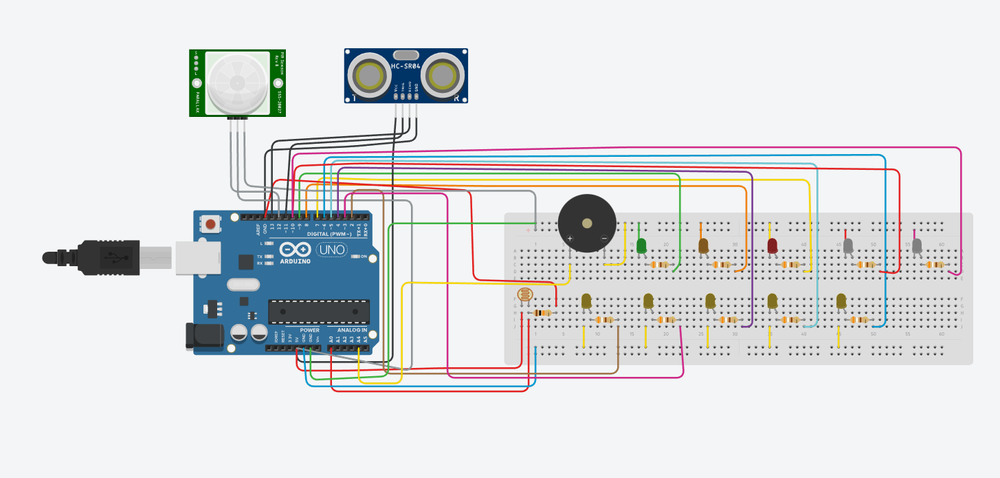
#> input picture Tinkercad-project-3/Tinkercad-project-3-main/circuit.png, 1000 x 478 px, shrunk from 1455 x 695 before the run, given in place of circuit.tif, which was not available
$ jupyter execute --allow-errors Lab4_Laplacian_Gaussian_Magnitude_Gradient.ipynb   (shell and % lines are left out)   (text cells are left out)
#> lines starting #> are read from the running program, lines starting #| are printed output that depends on the picture; pictures that were not available may be replaced by others from this repository, and a replacement may not be noted
[cell 1]
import gdown

# Replace the ID with the actual file ID from Google Drive link
#file_id = "1cd2g_6jt7Ccnv8IVNQdFL_jmVn4lep-n"
file_id_grey = "1x8Kc4E15jwqtQ90OjMbBj2kSN_Q0Zsm7"
gdown.download(f"https://drive.google.com/uc?id={file_id_grey}", "moon.jpg", quiet=False)
#> (this line was passed over: gdown is not available in this run)

[cell 2]
# Cell 1: Εισαγωγή Βασικών Βιβλιοθηκών
import cv2
import numpy as np
import matplotlib.pyplot as plt
from scipy.ndimage import generic_filter

# Για εμφάνιση εικόνων στο Colab
# Cell 2: Άσκηση 1

# Ανάγνωση της εικόνας (χρώμα) και μετατροπή σε RGB για εμφάνιση με matplotlib
f = cv2.imread('moon.jpg', cv2.IMREAD_COLOR)
#> (the rest of this cell did not finish here and is left out)

[cell 3]
import gdown

# Replace the ID with the actual file ID from Google Drive link
#file_id = "1cd2g_6jt7Ccnv8IVNQdFL_jmVn4lep-n"
file_id_grey = "10UXyMFm0X4KQxjM83x_Pc58rWfY2HAJV"
gdown.download(f"https://drive.google.com/uc?id={file_id_grey}", "circuit.tif", quiet=False)
#> (this line was passed over: gdown is not available in this run)

[cell 4]
# Cell 3: Άσκηση 2

# Ανάγνωση της εικόνας circuit.tif σε grayscale και κανονικοποίηση
a = cv2.imread('circuit.tif', cv2.IMREAD_GRAYSCALE)
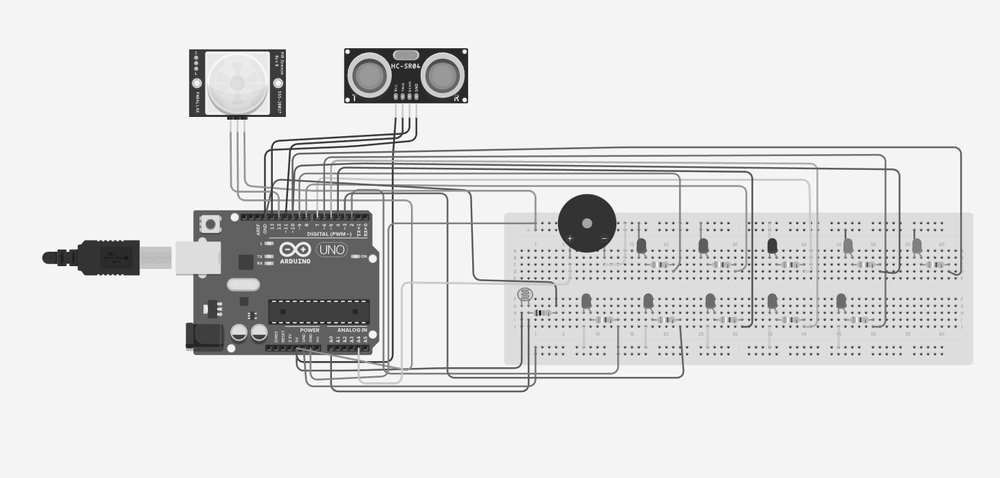
#> a: shape (478, 1000); min 0, max 255, mean 221.5
a = a.astype(np.float32) / 255.0

# Προσθήκη Gaussian θορύβου (μέση τιμή 0, διακύμανση 0.1)
noise = np.random.normal(0, np.sqrt(0.1), a.shape)
b = a + noise
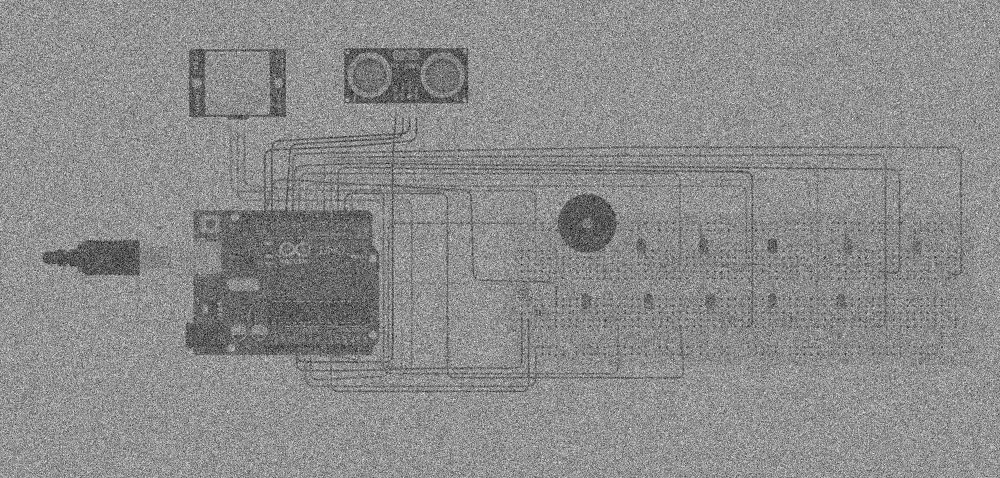
#> b: shape (478, 1000) float64; min -0.977, max 2.37, mean 0.869; drawn with min black and max white
b = np.clip(b, 0, 1)
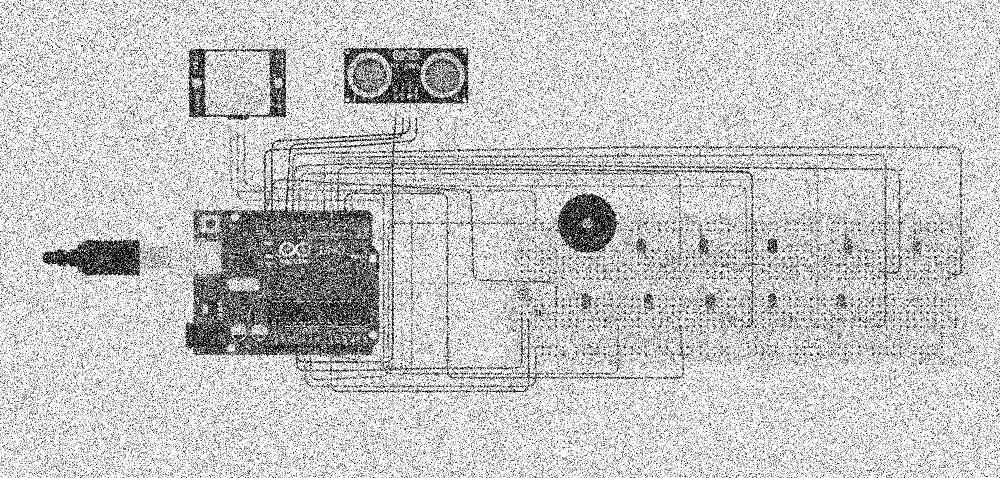
#> b: shape (478, 1000) float64; min 0, max 1, mean 0.785

plt.figure(figsize=(10,3))
plt.subplot(1,3,1)
plt.imshow(b, cmap='gray')
plt.title('Θορυβημένη Εικόνα')
plt.axis('off')

# Συνάρτηση για υπολογισμό γεωμετρικού μέσου (με προσθήκη μικρού epsilon για αποφυγή λογαρίθμων του 0)
def geo_mean_filter(window):
    eps = 1e-10
    return np.exp(np.mean(np.log(window + eps)))

# Εφαρμογή φίλτρου γεωμετρικού μέσου με παράθυρο 3x3
g1 = generic_filter(b, geo_mean_filter, size=3)
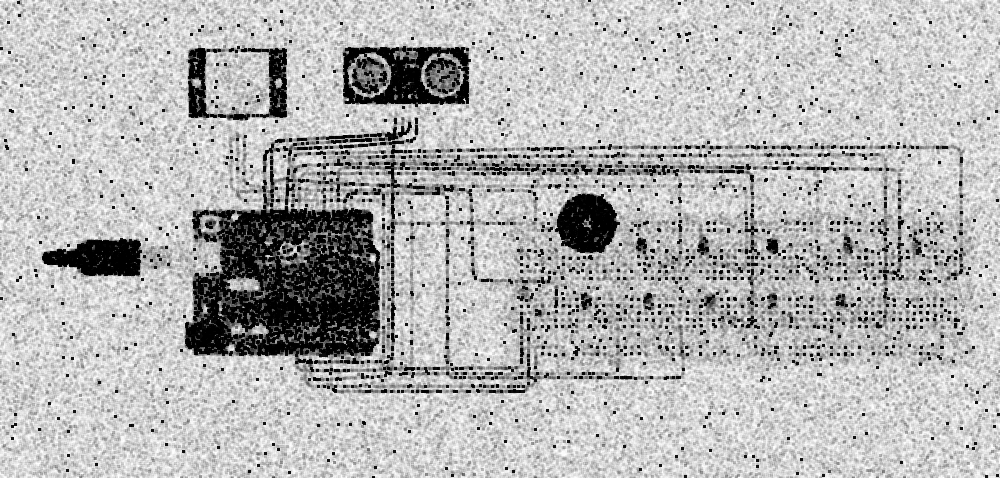
#> g1: shape (478, 1000) float64; min 9.03e-10, max 1, mean 0.709

plt.subplot(1,3,2)
plt.imshow(g1, cmap='gray')
plt.title('Γεωμετρικό Μέσο')
plt.axis('off')

# Εφαρμογή φίλτρου αritmιστικού μέσου (μέσος όρος με παράθυρο 3x3)
g2 = cv2.blur(b, (3,3))
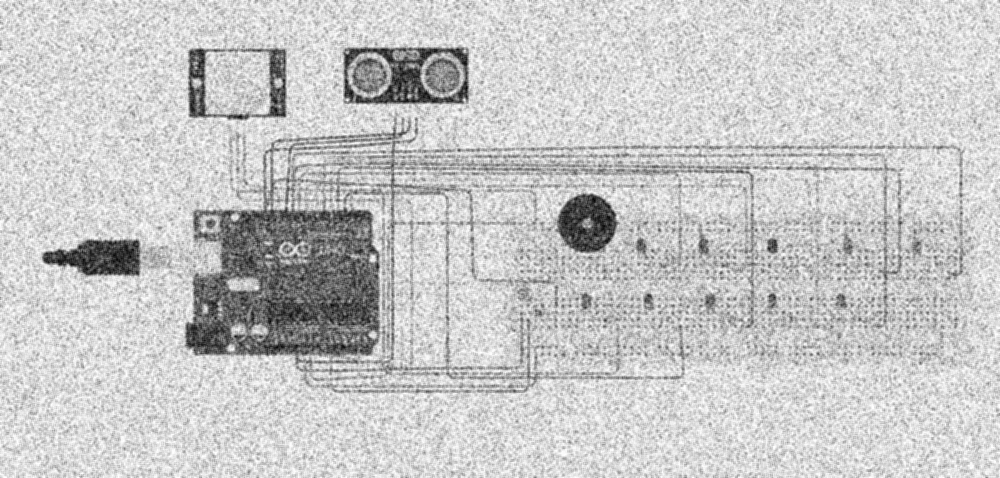
#> g2: shape (478, 1000) float64; min 0.00443, max 1, mean 0.785

plt.subplot(1,3,3)
plt.imshow(g2, cmap='gray')
plt.title('Αριθμητικό Μέσο')
plt.axis('off')

plt.show()

# Εμφάνιση της διαφοράς μεταξύ των δύο φίλτρων
diff = np.abs(g1 - g2)
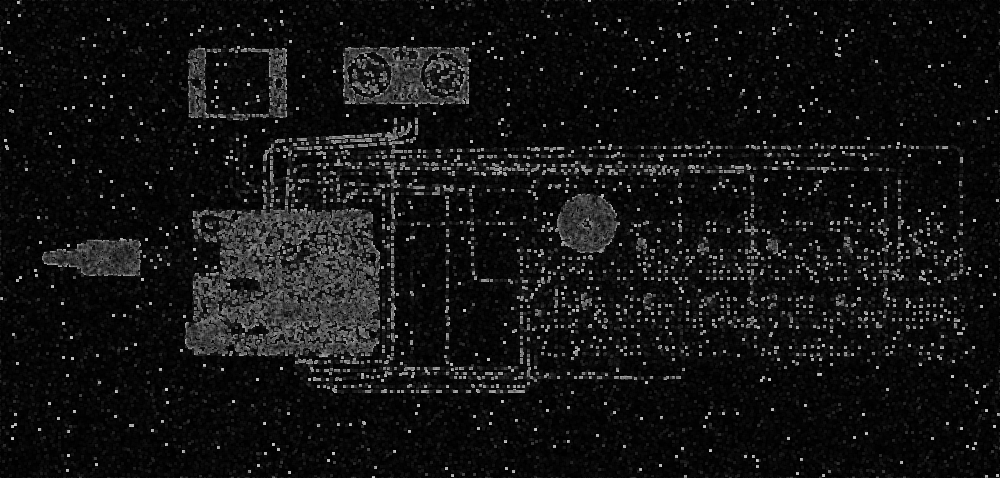
#> diff: shape (478, 1000) float64; min 2.69e-12, max 0.865, mean 0.0762
plt.figure(figsize=(4,3))
plt.imshow(diff, cmap='gray')
plt.title('Διαφορά Φίλτρων')
plt.axis('off')
plt.show()

[cell 5]
# Cell 4: Άσκηση 3

# Ανάγνωση της αρχικής εικόνας circuit.tif (σε grayscale) και κανονικοποίηση
a_orig = cv2.imread('circuit.tif', cv2.IMREAD_GRAYSCALE)
a_orig = a_orig.astype(np.float32) / 255.0

# Ορισμός του φίλτρου για οριζόντια διαφορά: h = [-1, 1]
h = np.array([-1, 1], dtype=np.float32)

# Υπολογισμός οριζόντιου και κάθετου gradient με χρήση cv2.filter2D
fx = cv2.filter2D(a_orig, -1, h.reshape(1, -1), borderType=cv2.BORDER_REPLICATE)
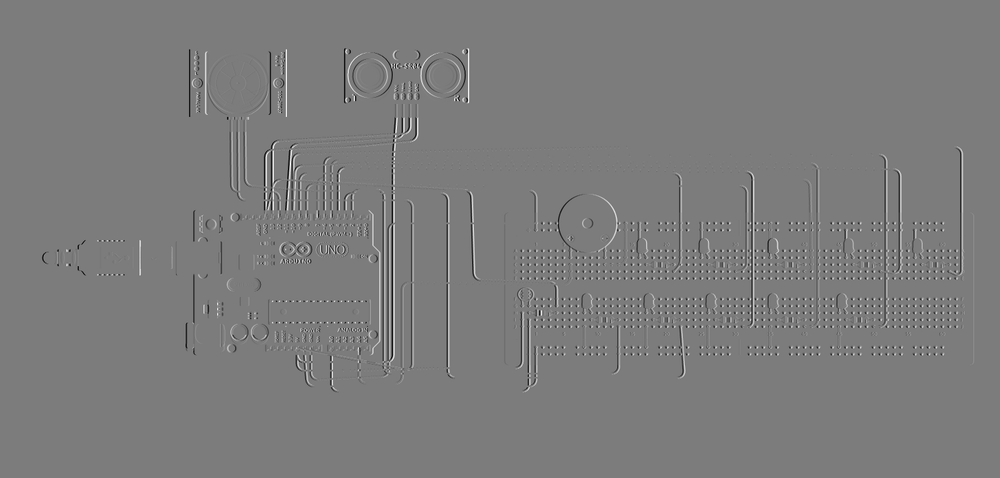
#> fx: shape (478, 1000) float32; min -0.722, max 0.761, mean 4.43e-12; drawn with min black and max white
fy = cv2.filter2D(a_orig, -1, h.reshape(-1, 1), borderType=cv2.BORDER_REPLICATE)
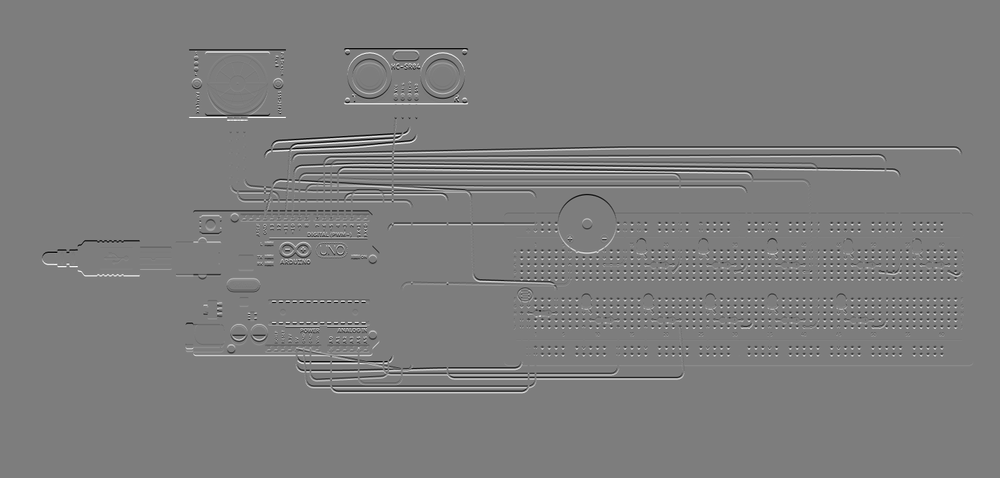
#> fy: shape (478, 1000) float32; min -0.729, max 0.749, mean 7.98e-12; drawn with min black and max white

# Υπολογισμός του μέτρου του gradient και κλιμάκωση σε 0-255
m = np.sqrt(fx**2 + fy**2)
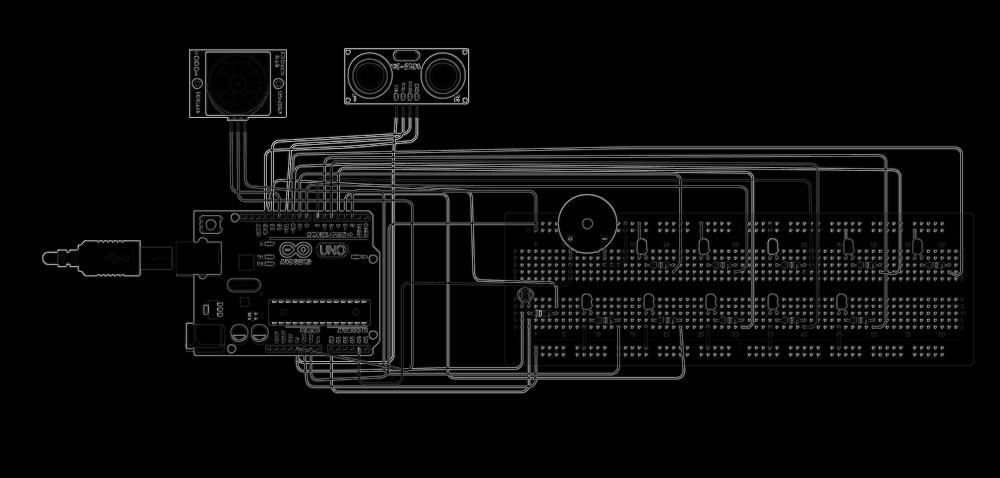
#> m: shape (478, 1000) float32; min 0, max 0.836, mean 0.039
m = np.clip(m * 255, 0, 255).astype(np.uint8)

plt.figure(figsize=(5,4))
plt.imshow(m, cmap='gray')
plt.title('Ανίχνευση Ακμών (Magnitude)')
plt.axis('off')
plt.show()

[cell 6]
import gdown

# Replace the ID with the actual file ID from Google Drive link
#file_id = "1cd2g_6jt7Ccnv8IVNQdFL_jmVn4lep-n"
file_id_grey = "1Ewguo7meX3rw3RDFb17jbAfWDT2JLIzl"
gdown.download(f"https://drive.google.com/uc?id={file_id_grey}", "lena_color.jpg", quiet=False)
#> (this line was passed over: gdown is not available in this run)

$ run again, with Small-Projects-in-Html-Css-Javascript/Small-Projects-in-Html-Css-Javascript-main/example1.png copied over Tinkercad-project-3/Tinkercad-project-3-main/circuit.png
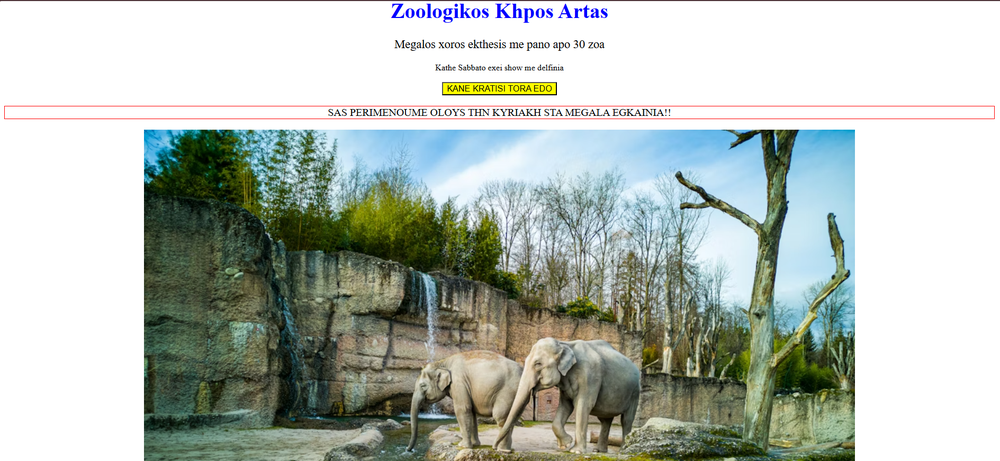
#> input picture Small-Projects-in-Html-Css-Javascript/Small-Projects-in-Html-Css-Javascript-main/example1.png, 1000 x 461 px, shrunk from 1889 x 871 before the run, given in place of circuit.tif, which was not available
#> `fy = cv2.filter2D(a_orig, -1, h.reshape(-1, 1), borderType=cv2.BORDER_..`:
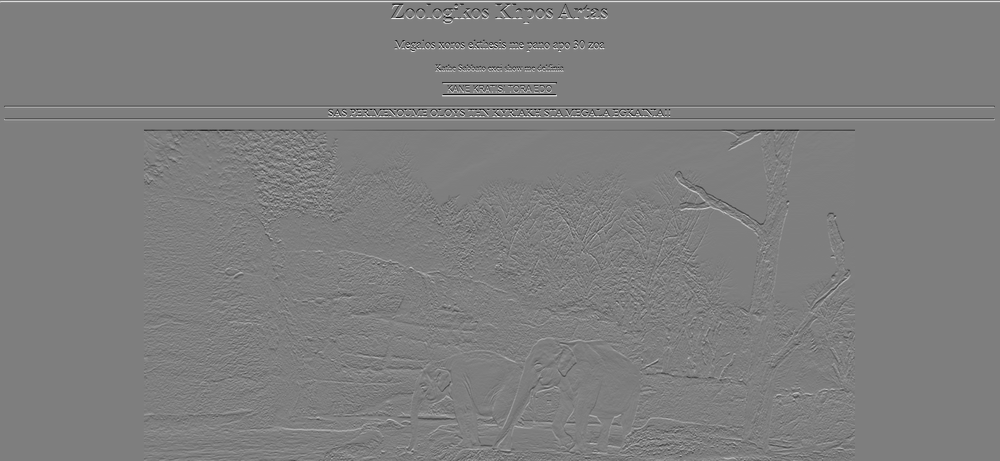
#> fy: shape (461, 1000) float32; min -0.91, max 0.918, mean 0.000731; drawn with min black and max white
#> `m = np.sqrt(fx**2 + fy**2)`:
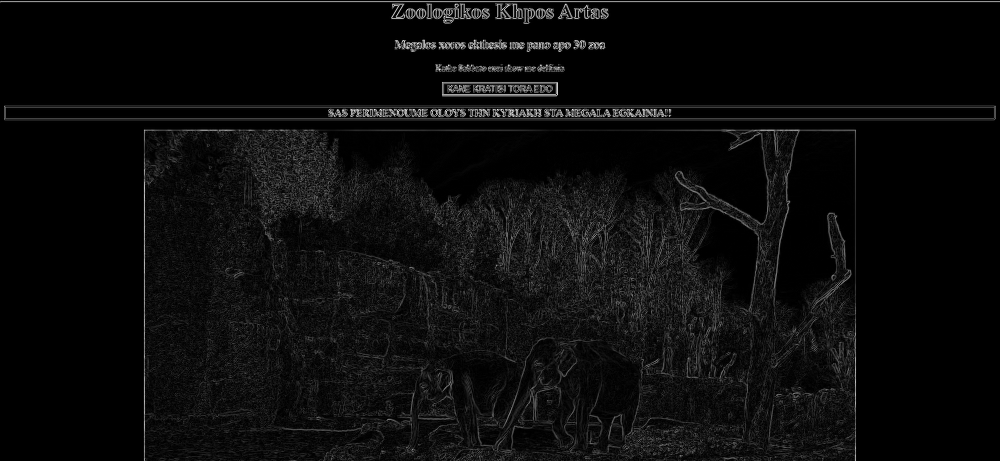
#> m: shape (461, 1000) float32; min 0, max 1.14, mean 0.0536; drawn with min black and max white

$ run again, with Small-Projects-in-Html-Css-Javascript/Small-Projects-in-Html-Css-Javascript-main/example10.png copied over Tinkercad-project-3/Tinkercad-project-3-main/circuit.png
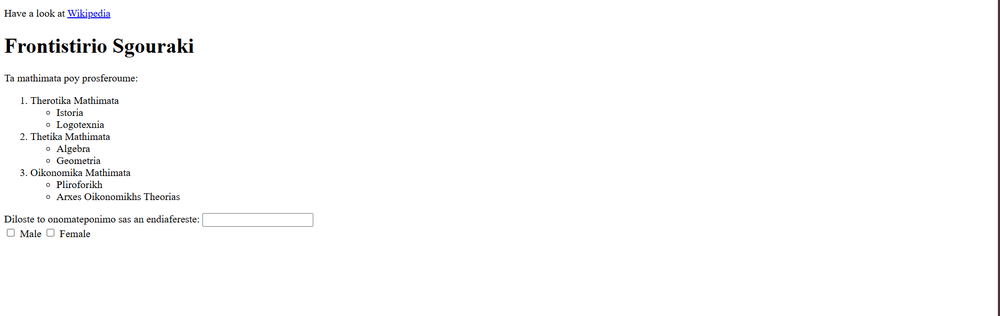
#> input picture Small-Projects-in-Html-Css-Javascript/Small-Projects-in-Html-Css-Javascript-main/example10.png, 1000 x 316 px, shrunk from 1912 x 605 before the run, given in place of circuit.tif, which was not available
#> `fy = cv2.filter2D(a_orig, -1, h.reshape(-1, 1), borderType=cv2.BORDER_..`:
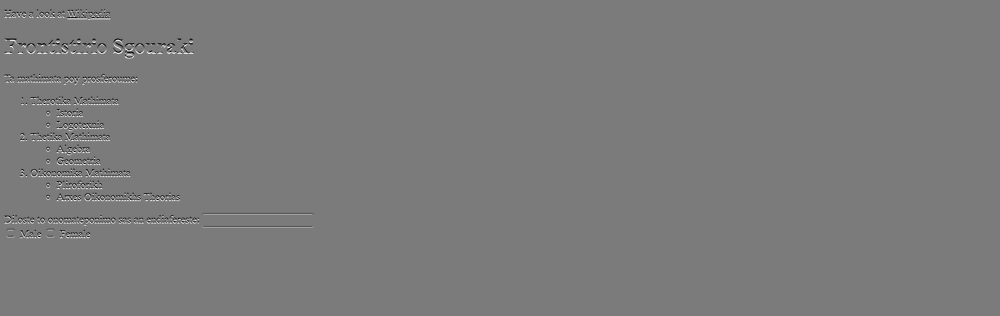
#> fy: shape (316, 1000) float32; min -0.878, max 0.937, mean 8.9e-11; drawn with min black and max white
#> `m = np.sqrt(fx**2 + fy**2)`:
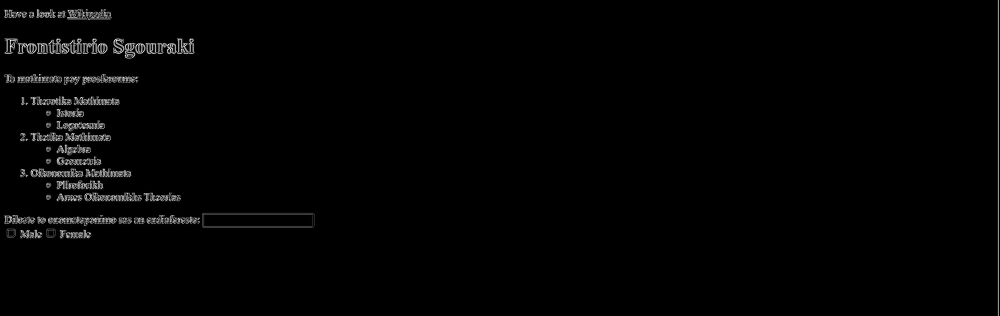
#> m: shape (316, 1000) float32; min 0, max 1.17, mean 0.0148; drawn with min black and max white
